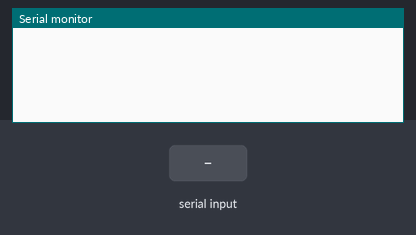
Simulated run of this sketch. Board: Arduino Uno, built with avr-gcc and run on an emulated ATmega328P. Parts: the last lines printed to the serial monitor. Inputs (shaded band) come from the test bench. No radio packets arrive unless stated.

Above: at 3.8 s.
3.9 s: "90,45\n" received over the second serial link
At 6.4 s:
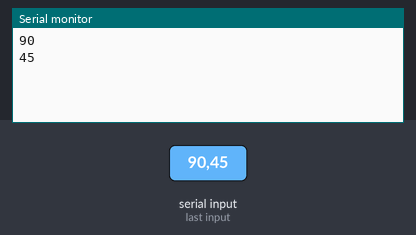
7.0 s: "30,150\n" received over the second serial link
At 9.2 s:
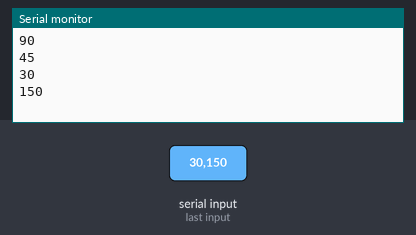
Timing chart, 0 to 10.7 s (numbered marks = the images above; inputs shaded):
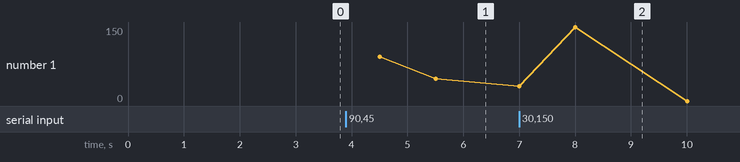

The sketch:

UNO.ino
```cpp
#include <SoftwareSerial.h>
#include <SPI.h>
#include <nRF24L01.h>
#include <RF24.h>

RF24 radio(7, 8); // CE, CSN
SoftwareSerial ArduinoUno(3,2);
const byte address[6] = "00001";
void setup(){
	 radio.begin();
  radio.openWritingPipe(address);
  radio.setPALevel(RF24_PA_MAX);
  radio.stopListening();
  Serial.begin(9600);
	ArduinoUno.begin(4800);

}

void loop(){

	while(ArduinoUno.available()>0){
	int val = ArduinoUno.parseInt();
	//if(ArduinoUno.read()== 'c'){
  char text[32];
  itoa(val, text, 10);
  Serial.println(text);
  radio.write(&text, sizeof(text));
  delay(1000);//}
}
delay(1500);
}
```

Measured:
- after the input at 3.9 s, the serial monitor: prints a new line after 0.61 s (image 1)
- after the input at 7.0 s, the serial monitor: prints a new line at once (image 2)
